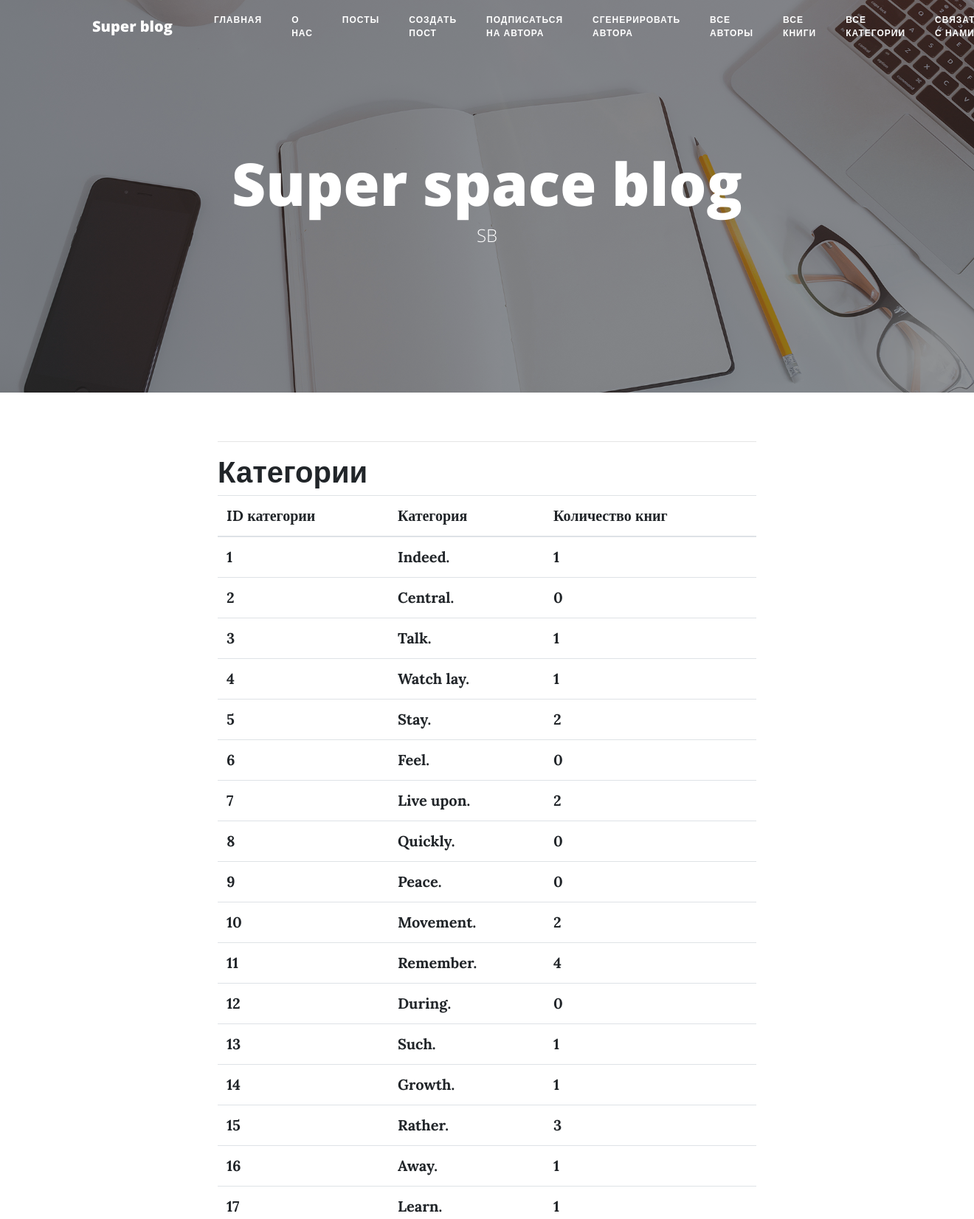
The app's page /category/all/ (upper part) with its own data.
### main/models.py (models this page shows)
class Category(models.Model):
    category = models.CharField("Категория книги", max_length=40)

### main/views.py (the view)
# urls.py: path('category/all/', views.category_all, name='category_all'),
def category_all(request):
    cat = Category.objects.all().prefetch_related("books_cat")
    context = {"title": "Категории", "categories": cat}
    return render(request, "main/categories_all.html", context)

### main/templates/main/categories_all.html (shortened to what this page needs)
{% extends "main/base.html" %}
{% block  content %}
        <h1>{{ title }}</h1>
        <div class="payload">
        <table class="table table-hover" >
            <thead>
            <tr>
                <th scope="col"><span>ID категории</span></th>
                <th scope="col"><span>Категория</th>
                <th scope="col"><span>Количество книг</th>
            </tr>
            </thead>
            <tbody>
            {% for cat in categories %}
            <tr>
                <th scope="row"><span>{{ cat.id }}</span></th>
                <th scope="row"><span>{{ cat.category}}</span></th>
                <th scope="row"><span>{{ cat.books_cat.count }}</span></th>
            </tr>
            {% endfor %}
            </tbody>
        </table>
    </div>
{% endblock %}

### records on screen
Category: id "1", category "Indeed.", books_cat.count "1"
Category: id "2", category "Central.", books_cat.count "0"
Category: id "3", category "Talk.", books_cat.count "1"
Category: id "4", category "Watch lay.", books_cat.count "1"
Category: id "5", category "Stay.", books_cat.count "2"
Category: id "6", category "Feel.", books_cat.count "0"
Category: id "7", category "Live upon.", books_cat.count "2"
Category: id "8", category "Quickly.", books_cat.count "0"
Category: id "9", category "Peace.", books_cat.count "0"
Category: id "10", category "Movement.", books_cat.count "2"
Category: id "11", category "Remember.", books_cat.count "4"
Category: id "12", category "During.", books_cat.count "0"
Category: id "13", category "Such.", books_cat.count "1"
Category: id "14", category "Growth.", books_cat.count "1"
Category: id "15", category "Rather.", books_cat.count "3"
Category: id "16", category "Away.", books_cat.count "1"
Category: id "17", category "Learn.", books_cat.count "1"

### other values on screen
{{ title }} "Категории"
